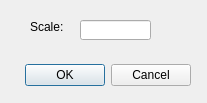
<?xml version="1.0" encoding="UTF-8"?>
<ui version="4.0">
 <class>CircleDetectionScaleInputDialog</class>
 <widget class="QDialog" name="CircleDetectionScaleInputDialog">
  <property name="geometry">
   <rect>
    <x>0</x>
    <y>0</y>
    <width>207</width>
    <height>103</height>
   </rect>
  </property>
  <property name="windowTitle">
   <string>Dialog</string>
  </property>
  <widget class="QLabel" name="label">
   <property name="geometry">
    <rect>
     <x>30</x>
     <y>20</y>
     <width>46</width>
     <height>13</height>
    </rect>
   </property>
   <property name="text">
    <string>Scale:</string>
   </property>
  </widget>
  <widget class="QLineEdit" name="lineEditScale">
   <property name="geometry">
    <rect>
     <x>80</x>
     <y>20</y>
     <width>71</width>
     <height>20</height>
    </rect>
   </property>
  </widget>
  <widget class="QWidget" name="horizontalLayoutWidget">
   <property name="geometry">
    <rect>
     <x>10</x>
     <y>50</y>
     <width>181</width>
     <height>51</height>
    </rect>
   </property>
   <layout class="QHBoxLayout" name="horizontalLayout">
    <item>
     <spacer name="horizontalSpacer">
      <property name="orientation">
       <enum>Qt::Horizontal</enum>
      </property>
      <property name="sizeHint" stdset="0">
       <size>
        <width>40</width>
        <height>20</height>
       </size>
      </property>
     </spacer>
    </item>
    <item>
     <widget class="QPushButton" name="okButton">
      <property name="text">
       <string>OK</string>
      </property>
     </widget>
    </item>
    <item>
     <widget class="QPushButton" name="cancelButton">
      <property name="text">
       <string>Cancel</string>
      </property>
     </widget>
    </item>
   </layout>
  </widget>
 </widget>
 <resources/>
 <connections>
  <connection>
   <sender>okButton</sender>
   <signal>clicked()</signal>
   <receiver>Dialog</receiver>
   <slot>accept()</slot>
   <hints>
    <hint type="sourcelabel">
     <x>351</x>
     <y>38</y>
    </hint>
    <hint type="destinationlabel">
     <x>233</x>
     <y>29</y>
    </hint>
   </hints>
  </connection>
  <connection>
   <sender>cancelButton</sender>
   <signal>clicked()</signal>
   <receiver>Dialog</receiver>
   <slot>reject()</slot>
   <hints>
    <hint type="sourcelabel">
     <x>330</x>
     <y>66</y>
    </hint>
    <hint type="destinationlabel">
     <x>197</x>
     <y>125</y>
    </hint>
   </hints>
  </connection>
 </connections>
</ui>
